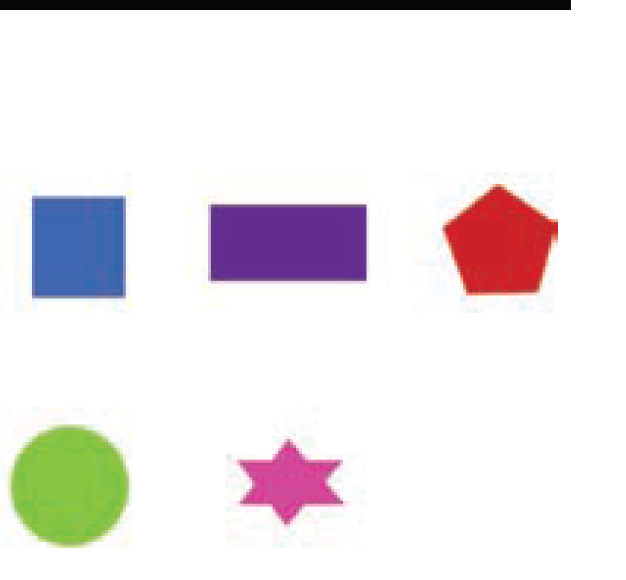
#> input picture images/shapes.png, 626 x 580 px, found by its file name
$ jupyter execute --allow-errors Quiz_2.ipynb
#> lines starting #> are read from the running program, lines starting #| are printed output that depends on the picture; after the words box and inside, x2 and y2 are one past the last pixel; in counts of white or black regions, pixels touching at a corner belong together
<a href="https://colab.research.google.com/github/ngotancuong/mse.dip/blob/main/Quiz_2.ipynb" target="_parent"></a>

1. Convert the objects’ color as follows: the square to red, the rectangle to
green, the pentagon to blue, the circle to magenta and the star to cyan.

[cell 1]
import urllib.request
import cv2
import numpy as np
from matplotlib import pyplot as plt

# Load image from url
url = 'https://raw.githubusercontent.com/ngotancuong/mse.dip/main/images/shapes.png'
with urllib.request.urlopen(url) as url_response:
    img_array = np.asarray(bytearray(url_response.read()), dtype=np.uint8)
    Img = cv2.imdecode(img_array, cv2.IMREAD_COLOR)
#> Img is the input picture: shape (580, 626, 3); mean B, G, R 232.3, 230.4, 235.2

# Convert to grayscale
GrayImg = cv2.cvtColor(Img, cv2.COLOR_BGR2GRAY)
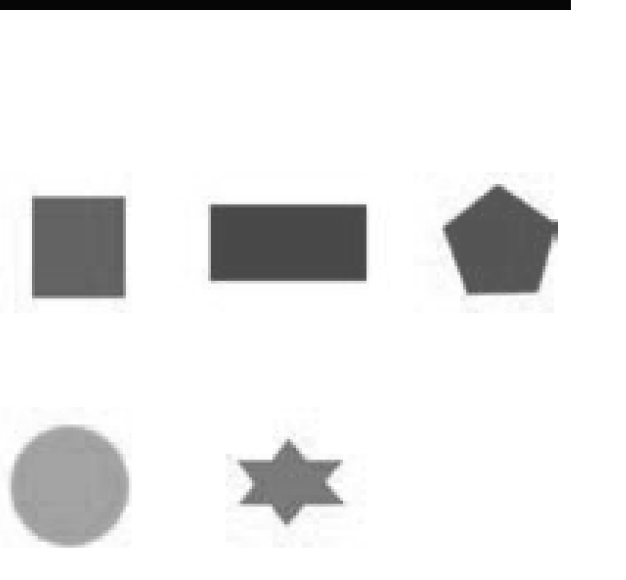
#> GrayImg: shape (580, 626); min 5, max 255, mean 232
GrayImg[0:20,:] = 255
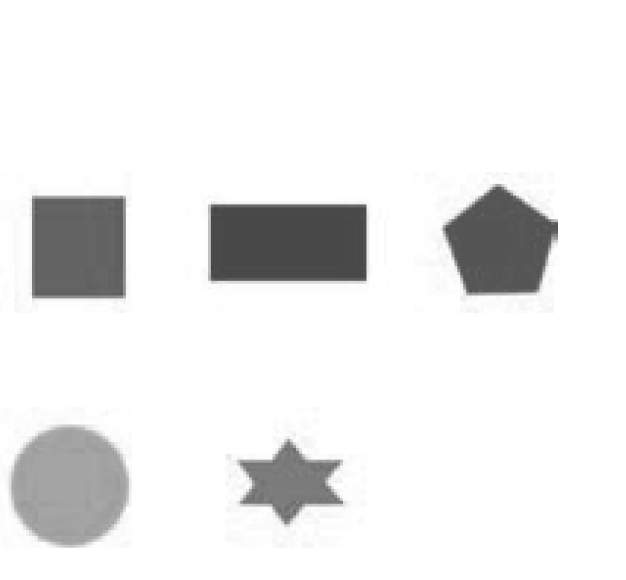
#> GrayImg: shape (580, 626); 1.57% of pixels changed, all inside (x1, y1, x2, y2) = (0, 0, 571, 10)

# Binarize image
level = cv2.threshold(GrayImg, 0, 255, cv2.THRESH_BINARY_INV | cv2.THRESH_OTSU)[1] / 255
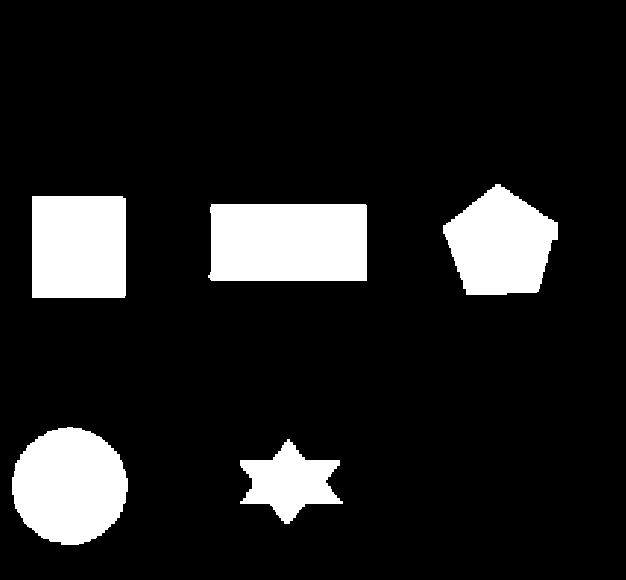
#> level: shape (580, 626) float64; values 0 (black) and 1 (white), 12.6% white; 5 white regions, box (x1, y1, x2, y2) and area: (208, 204, 367, 281) 12031, (12, 427, 128, 545) 10553, (32, 196, 126, 298) 9580, (443, 184, 558, 295) 8884, (240, 439, 343, 524) 4653

# Convert colors
num_labels, L, stats, centroids = cv2.connectedComponentsWithStats(level.astype(np.uint8))
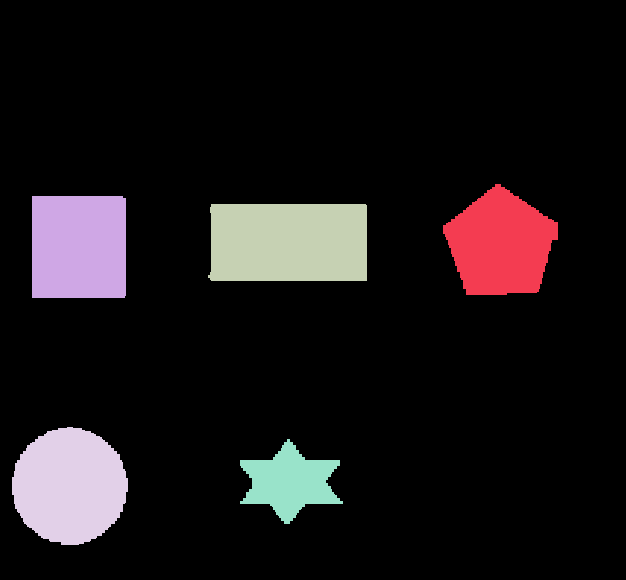
#> L: shape (580, 626) int32; 6 distinct labels, from 0 to 5; one colour per label, 0 black
#> num_labels = 6; stats = [[0, 0, 626, 580, 317379], [443, 184, 115, 111, 8884], [32, 196, 94, 102, 9580], [208, 204, 159, 77, 12031], [12, 427, 116, 118, 10553], [240, 439, 103, 85, 4653]]; centroids = [[323.7, 284.5], [500.3, 244], [78.46, 246.5], [288.4, 242], [69.21, 485.7], [289.3, 481.7]]

# Create colormap with red, magenta, green, blue, and cyan colors
cmap = np.zeros((num_labels, 3))
cmap[1] = [1, 0, 1] # magenta
cmap[2] = [1, 0, 0] # red
cmap[3] = [0, 1, 0] # green
cmap[4] = [0, 1, 1] # cyan
cmap[5] = [0, 0, 1] # blue
rgblabel = cmap[L]
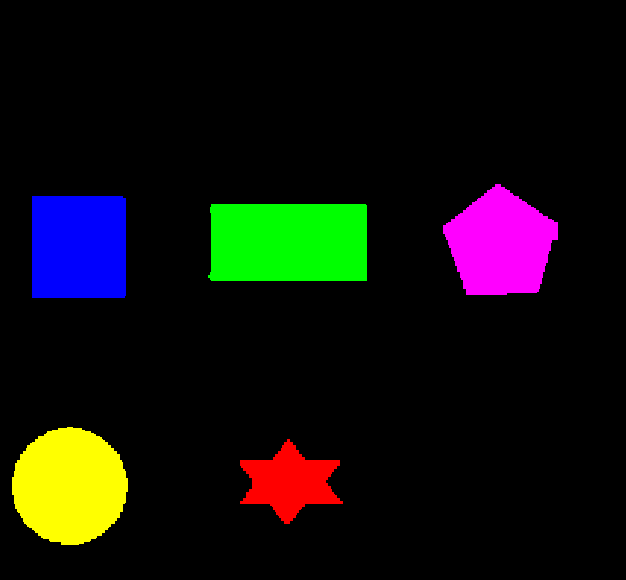
#> rgblabel: shape (580, 626, 3) float64; mean of channels 0, 1, 2 0.0509, 0.0622, 0.0663; drawn as B, G, R

# Replace black background with white background
black_pixels = np.all(rgblabel == [0, 0, 0], axis=-1) # Check if all elements are equal to zero
rgblabel[black_pixels] = [1, 1, 1] # Replace with white pixels
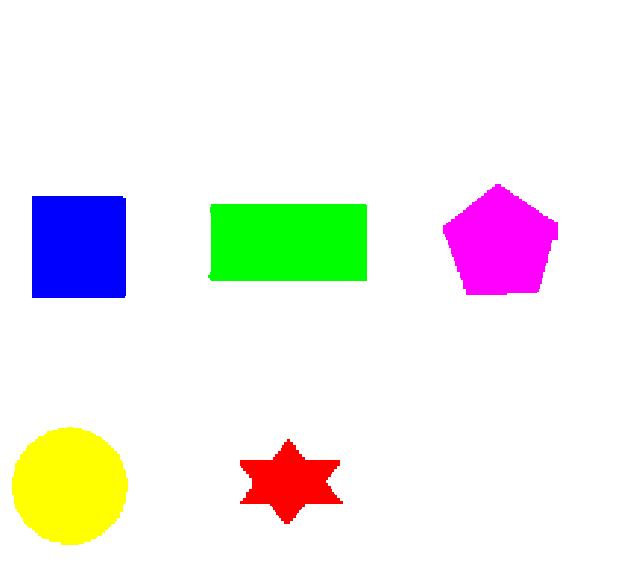
#> rgblabel: shape (580, 626, 3) float64; mean of channels 0, 1, 2 0.925, 0.936, 0.94; drawn as B, G, R

minpolysize = 2000 #minimum area to consider as an object
regs = []
for i in range(1, num_labels):
    if stats[i, cv2.CC_STAT_AREA] >= minpolysize:
        regs.append(stats[i])
#> after the loop, regs = [[443, 184, 115, 111, 8884], [32, 196, 94, 102, 9580], [208, 204, 159, 77, 12031], [12, 427, 116, 118, 10553], [240, 439, 103, 85, 4653]]

# Display images
fig, axs = plt.subplots(1, 3, figsize=(10, 10))
for ax in axs:
    ax.set_xticks([])
    ax.set_yticks([])
    ax.patch.set_facecolor('white')  # Set background color
axs[0].imshow(cv2.cvtColor(Img, cv2.COLOR_BGR2RGB))
axs[0].set_title('Original Image')
axs[1].imshow(level, cmap='gray')
axs[1].set_title('Binarized Image')
axs[2].imshow(rgblabel)
axs[2].set_title('Converted Image')
plt.show()
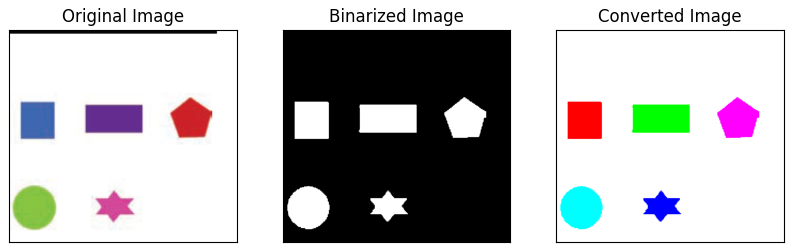
#> figure drawn by matplotlib, 3 panels
